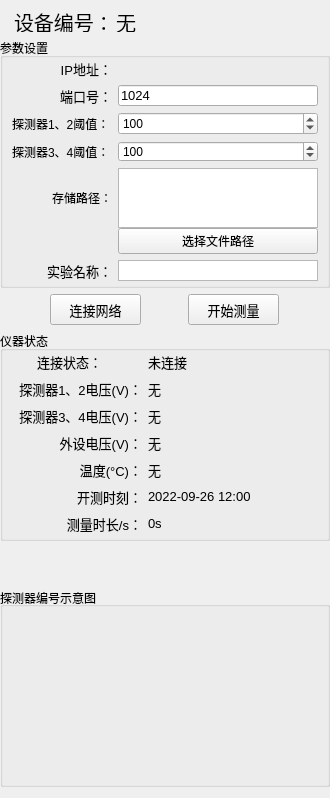
     <widget class="QWidget" name="widget_right" native="true">
      <property name="sizePolicy">
       <sizepolicy hsizetype="Fixed" vsizetype="Preferred">
        <horstretch>0</horstretch>
        <verstretch>0</verstretch>
       </sizepolicy>
      </property>
      <layout class="QVBoxLayout" name="verticalLayout_2">
       <property name="leftMargin">
        <number>0</number>
       </property>
       <property name="rightMargin">
        <number>0</number>
       </property>
       <item>
        <widget class="QWidget" name="widget_3" native="true">
         <property name="sizePolicy">
          <sizepolicy hsizetype="Preferred" vsizetype="Fixed">
           <horstretch>0</horstretch>
           <verstretch>0</verstretch>
          </sizepolicy>
         </property>
         <layout class="QHBoxLayout" name="horizontalLayout_2">
          <property name="topMargin">
           <number>0</number>
          </property>
          <property name="bottomMargin">
           <number>0</number>
          </property>
          <item>
           <widget class="QLabel" name="label_12">
            <property name="minimumSize">
             <size>
              <width>91</width>
              <height>21</height>
             </size>
            </property>
            <property name="maximumSize">
             <size>
              <width>91</width>
              <height>21</height>
             </size>
            </property>
            <property name="font">
             <font>
              <pointsize>15</pointsize>
             </font>
            </property>
            <property name="text">
             <string>设备编号：</string>
            </property>
           </widget>
          </item>
          <item>
           <widget class="QLabel" name="equipmentID_label">
            <property name="minimumSize">
             <size>
              <width>91</width>
              <height>21</height>
             </size>
            </property>
            <property name="maximumSize">
             <size>
              <width>200</width>
              <height>21</height>
             </size>
            </property>
            <property name="font">
             <font>
              <pointsize>15</pointsize>
             </font>
            </property>
            <property name="text">
             <string>无</string>
            </property>
           </widget>
          </item>
         </layout>
        </widget>
       </item>
       <item>
        <widget class="QGroupBox" name="groupBox_2">
         <property name="sizePolicy">
          <sizepolicy hsizetype="Preferred" vsizetype="Expanding">
           <horstretch>0</horstretch>
           <verstretch>0</verstretch>
          </sizepolicy>
         </property>
         <property name="minimumSize">
          <size>
           <width>0</width>
           <height>250</height>
          </size>
         </property>
         <property name="title">
          <string>参数设置</string>
         </property>
         <layout class="QFormLayout" name="formLayout">
          <property name="topMargin">
           <number>0</number>
          </property>
          <property name="bottomMargin">
           <number>3</number>
          </property>
          <item row="0" column="0">
           <widget class="QLabel" name="label">
            <property name="sizePolicy">
             <sizepolicy hsizetype="Fixed" vsizetype="Fixed">
              <horstretch>0</horstretch>
              <verstretch>0</verstretch>
             </sizepolicy>
            </property>
            <property name="minimumSize">
             <size>
              <width>100</width>
              <height>21</height>
             </size>
            </property>
            <property name="maximumSize">
             <size>
              <width>61</width>
              <height>21</height>
             </size>
            </property>
            <property name="font">
             <font>
              <pointsize>10</pointsize>
              <bold>false</bold>
             </font>
            </property>
            <property name="text">
             <string>IP地址：</string>
            </property>
            <property name="alignment">
             <set>Qt::AlignmentFlag::AlignRight|Qt::AlignmentFlag::AlignTrailing|Qt::AlignmentFlag::AlignVCenter</set>
            </property>
           </widget>
          </item>
          <item row="0" column="1">
           <widget class="IPAddress" name="widget_detIP" native="true">
            <property name="sizePolicy">
             <sizepolicy hsizetype="Preferred" vsizetype="Fixed">
              <horstretch>0</horstretch>
              <verstretch>0</verstretch>
             </sizepolicy>
            </property>
            <property name="minimumSize">
             <size>
              <width>0</width>
              <height>21</height>
             </size>
            </property>
            <property name="maximumSize">
             <size>
              <width>200</width>
              <height>16777215</height>
             </size>
            </property>
           </widget>
          </item>
          <item row="1" column="0">
           <widget class="QLabel" name="label_2">
            <property name="sizePolicy">
             <sizepolicy hsizetype="Fixed" vsizetype="Fixed">
              <horstretch>0</horstretch>
              <verstretch>0</verstretch>
             </sizepolicy>
            </property>
            <property name="minimumSize">
             <size>
              <width>100</width>
              <height>21</height>
             </size>
            </property>
            <property name="font">
             <font>
              <pointsize>10</pointsize>
              <bold>false</bold>
             </font>
            </property>
            <property name="text">
             <string>端口号：</string>
            </property>
            <property name="alignment">
             <set>Qt::AlignmentFlag::AlignRight|Qt::AlignmentFlag::AlignTrailing|Qt::AlignmentFlag::AlignVCenter</set>
            </property>
           </widget>
          </item>
          <item row="1" column="1">
           <widget class="QLineEdit" name="Port_LineEdit">
            <property name="minimumSize">
             <size>
              <width>100</width>
              <height>21</height>
             </size>
            </property>
            <property name="maximumSize">
             <size>
              <width>200</width>
              <height>21</height>
             </size>
            </property>
            <property name="font">
             <font>
              <pointsize>10</pointsize>
             </font>
            </property>
            <property name="text">
             <string>1024</string>
            </property>
           </widget>
          </item>
          <item row="2" column="0">
           <widget class="QLabel" name="label_6">
            <property name="sizePolicy">
             <sizepolicy hsizetype="Fixed" vsizetype="Preferred">
              <horstretch>0</horstretch>
              <verstretch>0</verstretch>
             </sizepolicy>
            </property>
            <property name="minimumSize">
             <size>
              <width>100</width>
              <height>0</height>
             </size>
            </property>
            <property name="text">
             <string>探测器1、2阈值：</string>
            </property>
           </widget>
          </item>
          <item row="2" column="1">
           <widget class="QSpinBox" name="spinBox_thresholdA">
            <property name="maximumSize">
             <size>
              <width>200</width>
              <height>16777215</height>
             </size>
            </property>
            <property name="maximum">
             <number>4095</number>
            </property>
            <property name="value">
             <number>100</number>
            </property>
           </widget>
          </item>
          <item row="3" column="0">
           <widget class="QLabel" name="label_16">
            <property name="sizePolicy">
             <sizepolicy hsizetype="Fixed" vsizetype="Preferred">
              <horstretch>0</horstretch>
              <verstretch>0</verstretch>
             </sizepolicy>
            </property>
            <property name="minimumSize">
             <size>
              <width>100</width>
              <height>0</height>
             </size>
            </property>
            <property name="text">
             <string>探测器3、4阈值：</string>
            </property>
           </widget>
          </item>
          <item row="3" column="1">
           <widget class="QSpinBox" name="spinBox_thresholdB">
            <property name="maximumSize">
             <size>
              <width>200</width>
              <height>21</height>
             </size>
            </property>
            <property name="maximum">
             <number>4095</number>
            </property>
            <property name="value">
             <number>100</number>
            </property>
           </widget>
          </item>
          <item row="6" column="0">
           <widget class="QLabel" name="label_11">
            <property name="sizePolicy">
             <sizepolicy hsizetype="Fixed" vsizetype="Fixed">
              <horstretch>0</horstretch>
              <verstretch>0</verstretch>
             </sizepolicy>
            </property>
            <property name="minimumSize">
             <size>
              <width>100</width>
              <height>21</height>
             </size>
            </property>
            <property name="maximumSize">
             <size>
              <width>65</width>
              <height>42</height>
             </size>
            </property>
            <property name="font">
             <font>
              <pointsize>10</pointsize>
             </font>
            </property>
            <property name="text">
             <string>实验名称：</string>
            </property>
            <property name="alignment">
             <set>Qt::AlignmentFlag::AlignRight|Qt::AlignmentFlag::AlignTrailing|Qt::AlignmentFlag::AlignVCenter</set>
            </property>
           </widget>
          </item>
          <item row="6" column="1">
           <widget class="QTextEdit" name="experimentNameEdit">
            <property name="sizePolicy">
             <sizepolicy hsizetype="Expanding" vsizetype="Fixed">
              <horstretch>0</horstretch>
              <verstretch>0</verstretch>
             </sizepolicy>
            </property>
            <property name="minimumSize">
             <size>
              <width>100</width>
              <height>21</height>
             </size>
            </property>
            <property name="maximumSize">
             <size>
              <width>200</width>
              <height>21</height>
             </size>
            </property>
            <property name="inputMethodHints">
             <set>Qt::InputMethodHint::ImhNone</set>
            </property>
            <property name="verticalScrollBarPolicy">
             <enum>Qt::ScrollBarPolicy::ScrollBarAlwaysOff</enum>
            </property>
            <property name="horizontalScrollBarPolicy">
             <enum>Qt::ScrollBarPolicy::ScrollBarAlwaysOff</enum>
            </property>
           </widget>
          </item>
          <item row="4" column="1">
           <widget class="QWidget" name="widget_5" native="true">
            <property name="minimumSize">
             <size>
              <width>0</width>
              <height>70</height>
             </size>
            </property>
            <layout class="QVBoxLayout" name="verticalLayout_5">
             <property name="spacing">
              <number>0</number>
             </property>
             <property name="leftMargin">
              <number>0</number>
             </property>
             <property name="topMargin">
              <number>0</number>
             </property>
             <property name="rightMargin">
              <number>0</number>
             </property>
             <property name="bottomMargin">
              <number>0</number>
             </property>
             <item>
              <widget class="QTextEdit" name="le_savePath">
               <property name="sizePolicy">
                <sizepolicy hsizetype="Expanding" vsizetype="Fixed">
                 <horstretch>0</horstretch>
                 <verstretch>0</verstretch>
                </sizepolicy>
               </property>
               <property name="maximumSize">
                <size>
                 <width>200</width>
                 <height>60</height>
                </size>
               </property>
              </widget>
             </item>
             <item>
              <widget class="QPushButton" name="savePathButton">
               <property name="text">
                <string>选择文件路径</string>
               </property>
               <property name="icon">
                <iconset resource="../mainWindow.qrc">
                 <normaloff>:/mainWindow/images/open.png</normaloff>:/mainWindow/images/open.png</iconset>
               </property>
              </widget>
             </item>
            </layout>
           </widget>
          </item>
          <item row="4" column="0">
           <widget class="QLabel" name="label_15">
            <property name="sizePolicy">
             <sizepolicy hsizetype="Fixed" vsizetype="Fixed">
              <horstretch>0</horstretch>
              <verstretch>0</verstretch>
             </sizepolicy>
            </property>
            <property name="minimumSize">
             <size>
              <width>100</width>
              <height>60</height>
             </size>
            </property>
            <property name="text">
             <string>存储路径：</string>
            </property>
            <property name="alignment">
             <set>Qt::AlignmentFlag::AlignRight|Qt::AlignmentFlag::AlignTrailing|Qt::AlignmentFlag::AlignVCenter</set>
            </property>
           </widget>
          </item>
         </layout>
        </widget>
       </item>
       <item>
        <widget class="QWidget" name="widget_4" native="true">
         <property name="sizePolicy">
          <sizepolicy hsizetype="Preferred" vsizetype="Fixed">
           <horstretch>0</horstretch>
           <verstretch>0</verstretch>
          </sizepolicy>
         </property>
         <layout class="QHBoxLayout" name="horizontalLayout_3">
          <property name="topMargin">
           <number>0</number>
          </property>
          <property name="bottomMargin">
           <number>0</number>
          </property>
          <item>
           <widget class="QPushButton" name="bt_connectDet">
            <property name="minimumSize">
             <size>
              <width>91</width>
              <height>31</height>
             </size>
            </property>
            <property name="maximumSize">
             <size>
              <width>91</width>
              <height>31</height>
             </size>
            </property>
            <property name="font">
             <font>
              <pointsize>10</pointsize>
              <bold>false</bold>
             </font>
            </property>
            <property name="text">
             <string>连接网络</string>
            </property>
           </widget>
          </item>
          <item>
           <widget class="QPushButton" name="Measure_Button">
            <property name="minimumSize">
             <size>
              <width>91</width>
              <height>31</height>
             </size>
            </property>
            <property name="maximumSize">
             <size>
              <width>91</width>
              <height>31</height>
             </size>
            </property>
            <property name="font">
             <font>
              <pointsize>10</pointsize>
             </font>
            </property>
            <property name="text">
             <string>开始测量</string>
            </property>
           </widget>
          </item>
         </layout>
        </widget>
       </item>
       <item>
        <widget class="QGroupBox" name="groupBox">
         <property name="sizePolicy">
          <sizepolicy hsizetype="Preferred" vsizetype="Fixed">
           <horstretch>0</horstretch>
           <verstretch>0</verstretch>
          </sizepolicy>
         </property>
         <property name="minimumSize">
          <size>
           <width>0</width>
           <height>210</height>
          </size>
         </property>
         <property name="title">
          <string>仪器状态</string>
         </property>
         <layout class="QFormLayout" name="formLayout_2">
          <property name="topMargin">
           <number>0</number>
          </property>
          <property name="bottomMargin">
           <number>0</number>
          </property>
          <item row="0" column="0">
           <widget class="QLabel" name="label_4">
            <property name="minimumSize">
             <size>
              <width>90</width>
              <height>21</height>
             </size>
            </property>
            <property name="maximumSize">
             <size>
              <width>150</width>
              <height>21</height>
             </size>
            </property>
            <property name="font">
             <font>
              <pointsize>10</pointsize>
              <bold>false</bold>
             </font>
            </property>
            <property name="layoutDirection">
             <enum>Qt::LayoutDirection::RightToLeft</enum>
            </property>
            <property name="text">
             <string>连接状态：</string>
            </property>
            <property name="alignment">
             <set>Qt::AlignmentFlag::AlignRight|Qt::AlignmentFlag::AlignTrailing|Qt::AlignmentFlag::AlignVCenter</set>
            </property>
           </widget>
          </item>
          <item row="0" column="1">
           <widget class="QLabel" name="connectStatusLabel">
            <property name="minimumSize">
             <size>
              <width>100</width>
              <height>21</height>
             </size>
            </property>
            <property name="maximumSize">
             <size>
              <width>100</width>
              <height>21</height>
             </size>
            </property>
            <property name="font">
             <font>
              <pointsize>10</pointsize>
             </font>
            </property>
            <property name="text">
             <string>未连接</string>
            </property>
           </widget>
          </item>
          <item row="1" column="0">
           <widget class="QLabel" name="label_9">
            <property name="sizePolicy">
             <sizepolicy hsizetype="Preferred" vsizetype="Fixed">
              <horstretch>0</horstretch>
              <verstretch>0</verstretch>
             </sizepolicy>
            </property>
            <property name="minimumSize">
             <size>
              <width>130</width>
              <height>21</height>
             </size>
            </property>
            <property name="maximumSize">
             <size>
              <width>130</width>
              <height>21</height>
             </size>
            </property>
            <property name="font">
             <font>
              <pointsize>10</pointsize>
             </font>
            </property>
            <property name="text">
             <string>探测器1、2电压(V)：</string>
            </property>
            <property name="alignment">
             <set>Qt::AlignmentFlag::AlignRight|Qt::AlignmentFlag::AlignTrailing|Qt::AlignmentFlag::AlignVCenter</set>
            </property>
           </widget>
          </item>
          <item row="1" column="1">
           <widget class="QLabel" name="VoltA_label">
            <property name="sizePolicy">
             <sizepolicy hsizetype="Preferred" vsizetype="Fixed">
              <horstretch>0</horstretch>
              <verstretch>0</verstretch>
             </sizepolicy>
            </property>
            <property name="minimumSize">
             <size>
              <width>30</width>
              <height>21</height>
             </size>
            </property>
            <property name="maximumSize">
             <size>
              <width>300</width>
              <height>21</height>
             </size>
            </property>
            <property name="font">
             <font>
              <pointsize>10</pointsize>
             </font>
            </property>
            <property name="text">
             <string>无</string>
            </property>
           </widget>
          </item>
          <item row="2" column="0">
           <widget class="QLabel" name="label_13">
            <property name="sizePolicy">
             <sizepolicy hsizetype="Preferred" vsizetype="Fixed">
              <horstretch>0</horstretch>
              <verstretch>0</verstretch>
             </sizepolicy>
            </property>
            <property name="minimumSize">
             <size>
              <width>130</width>
              <height>21</height>
             </size>
            </property>
            <property name="maximumSize">
             <size>
              <width>130</width>
              <height>21</height>
             </size>
            </property>
            <property name="font">
             <font>
              <pointsize>10</pointsize>
             </font>
            </property>
            <property name="text">
             <string>探测器3、4电压(V)：</string>
            </property>
            <property name="alignment">
             <set>Qt::AlignmentFlag::AlignRight|Qt::AlignmentFlag::AlignTrailing|Qt::AlignmentFlag::AlignVCenter</set>
            </property>
           </widget>
          </item>
          <item row="2" column="1">
           <widget class="QLabel" name="VoltB_label">
            <property name="sizePolicy">
             <sizepolicy hsizetype="Preferred" vsizetype="Fixed">
              <horstretch>0</horstretch>
              <verstretch>0</verstretch>
             </sizepolicy>
            </property>
            <property name="minimumSize">
             <size>
              <width>30</width>
              <height>21</height>
             </size>
            </property>
            <property name="maximumSize">
             <size>
              <width>50</width>
              <height>21</height>
             </size>
            </property>
            <property name="font">
             <font>
              <pointsize>10</pointsize>
             </font>
            </property>
            <property name="text">
             <string>无</string>
            </property>
           </widget>
          </item>
          <item row="3" column="0">
           <widget class="QLabel" name="label_14">
            <property name="sizePolicy">
             <sizepolicy hsizetype="Preferred" vsizetype="Fixed">
              <horstretch>0</horstretch>
              <verstretch>0</verstretch>
             </sizepolicy>
            </property>
            <property name="minimumSize">
             <size>
              <width>130</width>
              <height>21</height>
             </size>
            </property>
            <property name="maximumSize">
             <size>
              <width>130</width>
              <height>21</height>
             </size>
            </property>
            <property name="font">
             <font>
              <pointsize>10</pointsize>
             </font>
            </property>
            <property name="text">
             <string>外设电压(V)：</string>
            </property>
            <property name="alignment">
             <set>Qt::AlignmentFlag::AlignRight|Qt::AlignmentFlag::AlignTrailing|Qt::AlignmentFlag::AlignVCenter</set>
            </property>
           </widget>
          </item>
          <item row="3" column="1">
           <widget class="QLabel" name="InputVolt_label">
            <property name="sizePolicy">
             <sizepolicy hsizetype="Preferred" vsizetype="Fixed">
              <horstretch>0</horstretch>
              <verstretch>0</verstretch>
             </sizepolicy>
            </property>
            <property name="minimumSize">
             <size>
              <width>30</width>
              <height>21</height>
             </size>
            </property>
            <property name="maximumSize">
             <size>
              <width>50</width>
              <height>21</height>
             </size>
            </property>
            <property name="font">
             <font>
              <pointsize>10</pointsize>
             </font>
            </property>
            <property name="text">
             <string>无</string>
            </property>
           </widget>
          </item>
          <item row="4" column="0">
           <widget class="QLabel" name="label_10">
            <property name="sizePolicy">
             <sizepolicy hsizetype="Preferred" vsizetype="Fixed">
              <horstretch>0</horstretch>
              <verstretch>0</verstretch>
             </sizepolicy>
            </property>
            <property name="minimumSize">
             <size>
              <width>130</width>
              <height>21</height>
             </size>
            </property>
            <property name="maximumSize">
             <size>
              <width>130</width>
              <height>21</height>
             </size>
            </property>
            <property name="font">
             <font>
              <pointsize>10</pointsize>
             </font>
            </property>
            <property name="layoutDirection">
             <enum>Qt::LayoutDirection::RightToLeft</enum>
            </property>
            <property name="text">
             <string>温度(°C)：</string>
            </property>
            <property name="alignment">
             <set>Qt::AlignmentFlag::AlignRight|Qt::AlignmentFlag::AlignTrailing|Qt::AlignmentFlag::AlignVCenter</set>
            </property>
           </widget>
          </item>
          <item row="4" column="1">
           <widget class="QLabel" name="temperature_label">
            <property name="sizePolicy">
             <sizepolicy hsizetype="Preferred" vsizetype="Fixed">
              <horstretch>0</horstretch>
              <verstretch>0</verstretch>
             </sizepolicy>
            </property>
            <property name="minimumSize">
             <size>
              <width>30</width>
              <height>21</height>
             </size>
            </property>
            <property name="maximumSize">
             <size>
              <width>50</width>
              <height>21</height>
             </size>
            </property>
            <property name="font">
             <font>
              <pointsize>10</pointsize>
             </font>
            </property>
            <property name="text">
             <string>无</string>
            </property>
           </widget>
          </item>
          <item row="5" column="0">
           <widget class="QLabel" name="label_8">
            <property name="sizePolicy">
             <sizepolicy hsizetype="Preferred" vsizetype="Fixed">
              <horstretch>0</horstretch>
              <verstretch>0</verstretch>
             </sizepolicy>
            </property>
            <property name="minimumSize">
             <size>
              <width>130</width>
              <height>21</height>
             </size>
            </property>
            <property name="maximumSize">
             <size>
              <width>61</width>
              <height>21</height>
             </size>
            </property>
            <property name="font">
             <font>
              <pointsize>10</pointsize>
             </font>
            </property>
            <property name="text">
             <string>开测时刻：</string>
            </property>
            <property name="alignment">
             <set>Qt::AlignmentFlag::AlignRight|Qt::AlignmentFlag::AlignTrailing|Qt::AlignmentFlag::AlignVCenter</set>
            </property>
           </widget>
          </item>
          <item row="5" column="1">
           <widget class="QLabel" name="measureTime_label">
            <property name="sizePolicy">
             <sizepolicy hsizetype="Expanding" vsizetype="Fixed">
              <horstretch>0</horstretch>
              <verstretch>0</verstretch>
             </sizepolicy>
            </property>
            <property name="minimumSize">
             <size>
              <width>100</width>
              <height>21</height>
             </size>
            </property>
            <property name="maximumSize">
             <size>
              <width>161</width>
              <height>21</height>
             </size>
            </property>
            <property name="font">
             <font>
              <pointsize>10</pointsize>
             </font>
            </property>
            <property name="text">
             <string>2022-09-26 12:00</string>
            </property>
           </widget>
          </item>
          <item row="6" column="0">
           <widget class="QLabel" name="label_7">
            <property name="sizePolicy">
             <sizepolicy hsizetype="Maximum" vsizetype="Fixed">
              <horstretch>0</horstretch>
              <verstretch>0</verstretch>
             </sizepolicy>
            </property>
            <property name="minimumSize">
             <size>
              <width>130</width>
              <height>21</height>
             </size>
            </property>
            <property name="maximumSize">
             <size>
              <width>61</width>
              <height>21</height>
             </size>
            </property>
            <property name="font">
             <font>
              <pointsize>10</pointsize>
             </font>
            </property>
            <property name="text">
             <string>测量时长/s：</string>
            </property>
            <property name="alignment">
             <set>Qt::AlignmentFlag::AlignRight|Qt::AlignmentFlag::AlignTrailing|Qt::AlignmentFlag::AlignVCenter</set>
            </property>
           </widget>
          </item>
          <item row="6" column="1">
           <widget class="QLabel" name="measrue_label">
            <property name="sizePolicy">
             <sizepolicy hsizetype="Expanding" vsizetype="Fixed">
              <horstretch>0</horstretch>
              <verstretch>0</verstretch>
             </sizepolicy>
            </property>
            <property name="minimumSize">
             <size>
              <width>80</width>
              <height>21</height>
             </size>
            </property>
            <property name="maximumSize">
             <size>
              <width>161</width>
              <height>21</height>
             </size>
            </property>
            <property name="font">
             <font>
              <pointsize>10</pointsize>
             </font>
            </property>
            <property name="text">
             <string>0s</string>
            </property>
           </widget>
          </item>
         </layout>
        </widget>
       </item>
       <item>
        <spacer name="verticalSpacer">
         <property name="orientation">
          <enum>Qt::Orientation::Vertical</enum>
         </property>
         <property name="sizeHint" stdset="0">
          <size>
           <width>20</width>
           <height>40</height>
          </size>
         </property>
        </spacer>
       </item>
       <item>
        <widget class="QGroupBox" name="gB_detSketchMap">
         <property name="sizePolicy">
          <sizepolicy hsizetype="Preferred" vsizetype="Fixed">
           <horstretch>0</horstretch>
           <verstretch>0</verstretch>
          </sizepolicy>
         </property>
         <property name="minimumSize">
          <size>
           <width>0</width>
           <height>200</height>
          </size>
         </property>
         <property name="title">
          <string>探测器编号示意图</string>
         </property>
         <property name="alignment">
          <set>Qt::AlignmentFlag::AlignLeading|Qt::AlignmentFlag::AlignLeft|Qt::AlignmentFlag::AlignVCenter</set>
         </property>
         <layout class="QVBoxLayout" name="verticalLayout">
          <property name="topMargin">
           <number>0</number>
          </property>
          <property name="bottomMargin">
           <number>0</number>
          </property>
          <item>
           <widget class="QFrame" name="equimentSketch_frame">
            <property name="sizePolicy">
             <sizepolicy hsizetype="Preferred" vsizetype="Preferred">
              <horstretch>0</horstretch>
              <verstretch>0</verstretch>
             </sizepolicy>
            </property>
            <property name="minimumSize">
             <size>
              <width>180</width>
              <height>163</height>
             </size>
            </property>
            <property name="maximumSize">
             <size>
              <width>228</width>
              <height>177</height>
             </size>
            </property>
            <property name="styleSheet">
             <string notr="true">image: url(:/mainWindow/images/Monitor_sketchMap.png);</string>
            </property>
            <property name="frameShape">
             <enum>QFrame::Shape::NoFrame</enum>
            </property>
            <property name="frameShadow">
             <enum>QFrame::Shadow::Plain</enum>
            </property>
           </widget>
          </item>
         </layout>
        </widget>
       </item>
      </layout>
     </widget>
